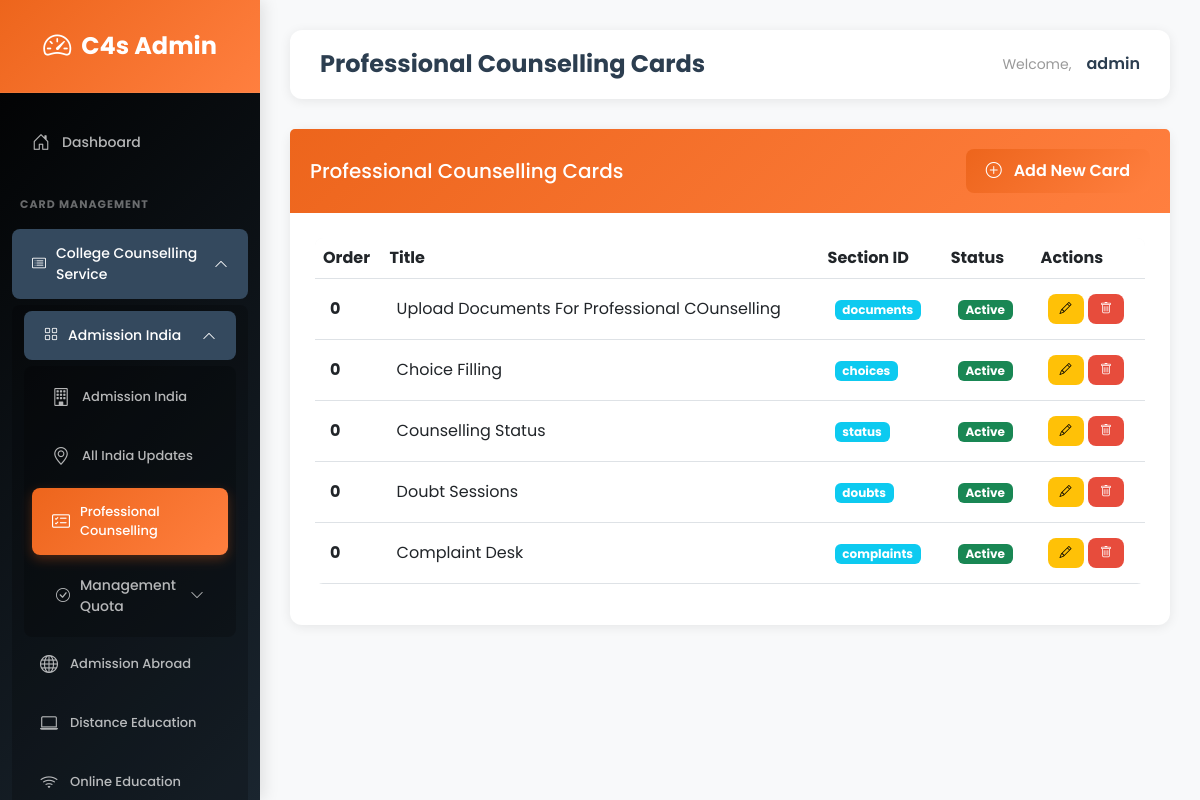
/admin-dashboard/pro-counselling-cards/ (signed in), run on an earlier commit of the app's database.
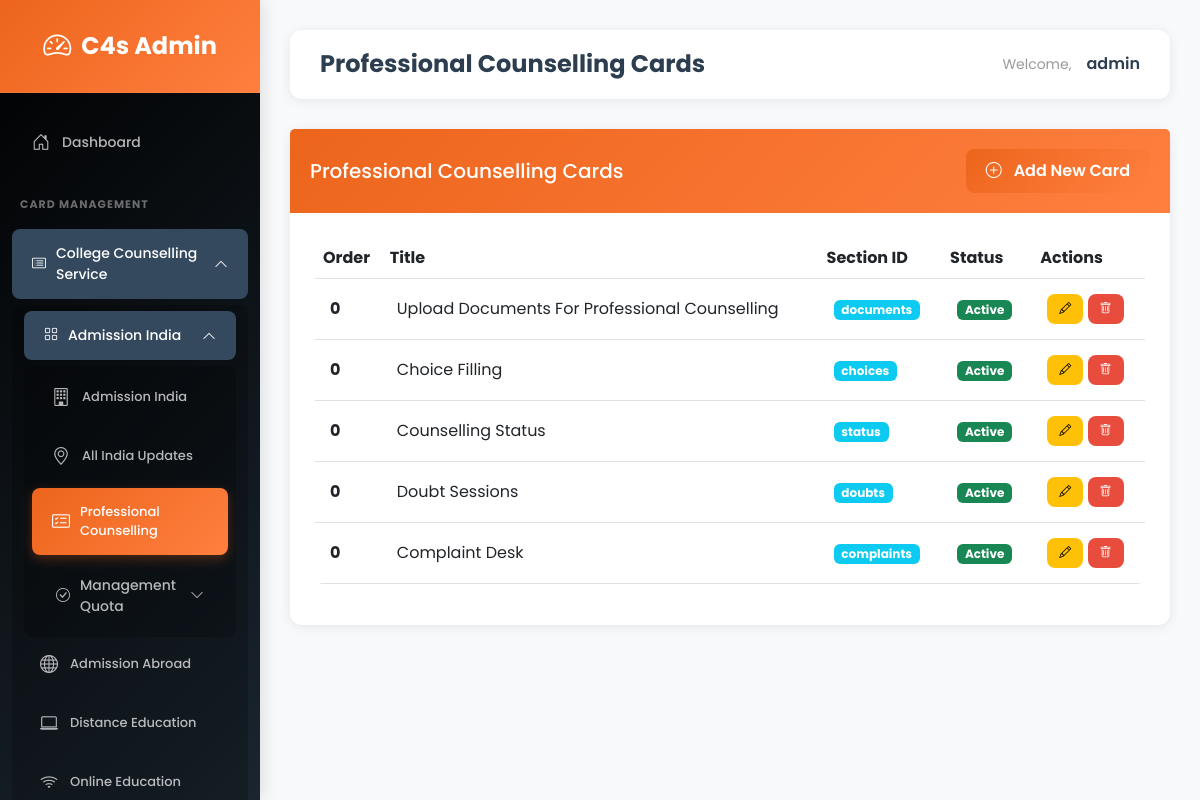
And on a later commit of the database.
### main_app/models.py (models this page shows, shortened)
class ProfessionalCounsellingCard(models.Model):
    BORDER_COLOR_CHOICES = [
        ('#f39c12', 'Orange'),
        ('#e74c3c', 'Red'),
        ('#2ecc71', 'Green'),
        ('#9b59b6', 'Purple'),
        ('#3498db', 'Blue'),
    ]
    title = models.CharField(max_length=200, help_text="Card title")
    description = models.TextField(max_length=300, help_text="Card description")
    card_image = models.ImageField(upload_to='counselling_cards/', blank=True, null=True)
    image_url = models.URLField(max_length=500, blank=True)
    section_id = models.CharField(max_length=50, help_text="Section ID (documents, choices, status, doubts, complaints)")
    border_color = models.CharField(max_length=7, default='#f39c12', choices=BORDER_COLOR_CHOICES)
    order = models.IntegerField(default=0)
    is_active = models.BooleanField(default=True)
    created_at = models.DateTimeField(auto_now_add=True)
    updated_at = models.DateTimeField(auto_now=True)
    created_by = models.ForeignKey(User, on_delete=models.SET_NULL, null=True, blank=True)
    class Meta:
        ordering = ['order', 'id']
        verbose_name = "Professional Counselling Card"
        verbose_name_plural = "Professional Counselling Cards"

### main_app/views.py (the view)
@never_cache
@login_required(login_url='main_app:admin_login')
@user_passes_test(is_admin_or_staff, login_url='main_app:user_login')
def admin_pro_counselling_cards_list(request):
    cards = ProfessionalCounsellingCard.objects.all()
    return render(request, 'admin/pro_counselling_cards_list.html', {'cards': cards})

### main_app/views.py (called while the page is built)
def is_admin_or_staff(user):
    return user.is_staff or user.is_superuser

### templates/admin/pro_counselling_cards_list.html (shortened to what this page needs)
{% extends 'admin/base.html' %}
{% block page_title %}Professional Counselling Cards{% endblock %}
{% block content %}
<div class="card">
    <div class="card-header d-flex justify-content-between align-items-center">
        <h5 class="mb-0">Professional Counselling Cards</h5>
        <a href="{% url 'main_app:admin_pro_counselling_card_add' %}" class="btn btn-primary">
            <i class="bi bi-plus-circle me-2"></i> Add New Card
        </a>
    </div>
    <div class="card-body">
        {% if cards %}
        <div class="table-responsive">
            <table class="table table-hover">
                <thead>
                    <tr>
                        <th>Order</th>
                        <th>Title</th>
                        <th>Section ID</th>
                        <th>Status</th>
                        <th>Actions</th>
                    </tr>
                </thead>
                <tbody>
                    {% for card in cards %}
                    <tr>
                        <td><strong>{{ card.order }}</strong></td>
                        <td>{{ card.title|truncatewords:8 }}</td>
                        <td><span class="badge bg-info">{{ card.section_id }}</span></td>
                        <td>
                            {% if card.is_active %}
                                <span class="badge bg-success">Active</span>
                            {% else %}
                                <span class="badge bg-secondary">Inactive</span>
                            {% endif %}
                        </td>
                        <td>
                            <a href="{% url 'main_app:admin_pro_counselling_card_edit' card.id %}"
                               class="btn btn-sm btn-warning">
                                <i class="bi bi-pencil"></i>
                            </a>
                            <a href="{% url 'main_app:admin_pro_counselling_card_delete' card.id %}"
                               class="btn btn-sm btn-danger">
                                <i class="bi bi-trash"></i>
                            </a>
                        </td>
                    </tr>
                    {% endfor %}
                </tbody>
            </table>
        </div>
        {% endif %}
    </div>
</div>
{% endblock %}

What changed in the data, as far as the page shows it:
changed ProfessionalCounsellingCard "documents": title "Upload Documents For Professional COunselling" → "Upload Documents For Professional Counselling"
